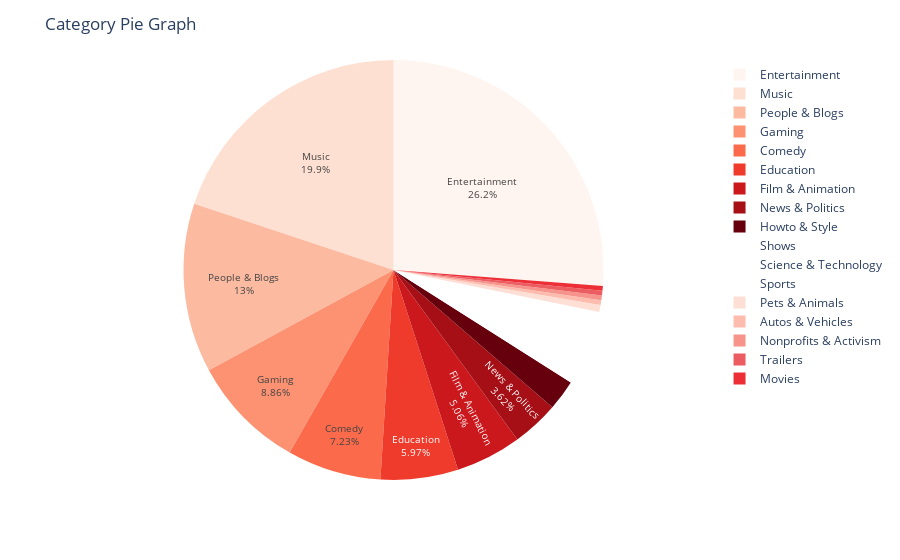

The cell this chart's notebook holds for it:
### Markdown cell above
<a id="2.4"></a>
##  <div style="text-align: left; background-color: #F75D59; font-family: Times New Roman; color: white; padding: 6px; line-height: 1;border-radius:10px">2.4. Channel Cateogry </div>

### Code cell
category = df['category'].value_counts().sort_values(ascending=True)

fig = px.pie(values=category.values, 
             names=category.index,
             color_discrete_sequence=color_scheme)

fig.update_traces(textposition='inside',
                  textfont_size=10,
                  textinfo='percent+label')

fig.update_layout(title_text="Category Pie Graph",
                  uniformtext_minsize=10, 
                  uniformtext_mode='hide',
                  template ='plotly_white')

fig.show()

### Figure 1 — Plotly figure (JSON) as saved in the notebook; plotly's stock layout.template omitted (floating-point values rounded to 4 significant figures)
{"data": [{"domain": {"x": [0, 1], "y": [0, 1]}, "hovertemplate": "label=%{label}<br>value=%{value}<extra></extra>", "labels": ["Autos & Vehicles", "Nonprofits & Activism", "Trailers", "Movies", "Pets & Animals", "Sports", "Science & Technology", "Shows", "Howto & Style", "News & Politics", "Film & Animation", "Education", "Comedy", "Gaming", "People & Blogs", "Music", "Entertainment"], "legendgroup": "", "name": "", "showlegend": true, "textfont": {"size": 10}, "textinfo": "percent+label", "textposition": "inside", "type": "pie", "values": [2, 2, 2, 2, 3, 9, 11, 12, 13, 20, 28, 33, 40, 49, 72, 110, 145]}], "layout": {"legend": {"tracegroupgap": 0}, "margin": {"t": 60}, "piecolorway": ["rgb(255,245,240)", "rgb(254,224,210)", "rgb(252,187,161)", "rgb(252,146,114)", "rgb(251,106,74)", "rgb(239,59,44)", "rgb(203,24,29)", "rgb(165,15,21)", "rgb(103,0,13)"], "title": {"text": "Category Pie Graph"}, "uniformtext": {"minsize": 10, "mode": "hide"}}}
